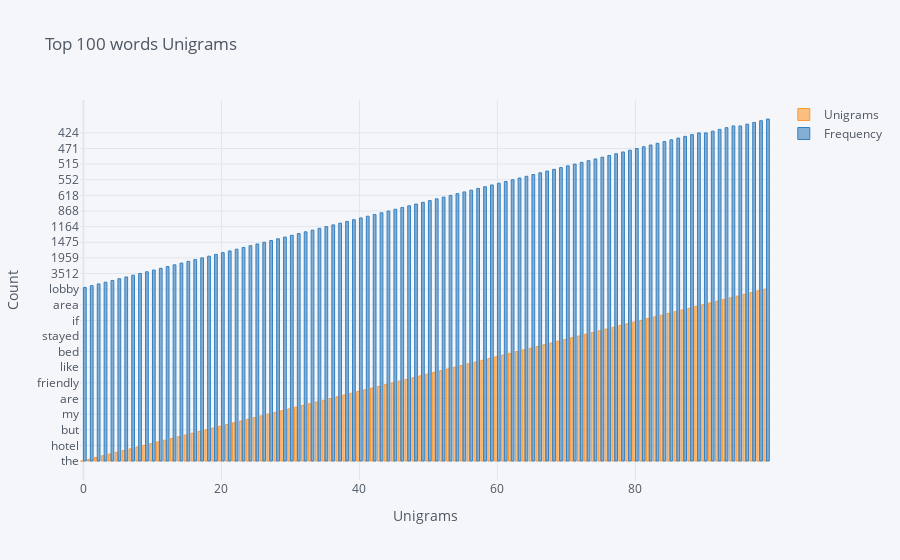

Notebook code for this chart:
### Code cell
df.iplot(kind = 'bar', xTitle = 'Unigrams', yTitle = 'Count', title = 'Top 100 words Unigrams')
df = df.set_index('Unigrams')

### Figure 1 — Plotly figure (JSON) as saved in the notebook; plotly's stock layout.template omitted (floating-point values rounded to 4 significant figures)
{"data": [{"marker": {"color": "rgba(255, 153, 51, 0.6)", "line": {"color": "rgba(255, 153, 51, 1.0)", "width": 1}}, "name": "Unigrams", "orientation": "v", "text": "", "type": "bar", "x": [0, 1, 2, 3, 4, 5, 6, 7, 8, 9, 10, 11, 12, 13, 14, 15, 16, 17, 18, 19, 20, 21, 22, 23, 24, 25, 26, 27, 28, 29, 30, 31, 32, 33, 34, 35, 36, 37, 38, 39, 40, 41, 42, 43, 44, 45, 46, 47, 48, 49, 50, 51, 52, 53, 54, 55, 56, 57, 58, 59, 60, 61, 62, 63, 64, 65, 66, 67, 68, 69, 70, 71, 72, 73, 74, 75, 76, 77, 78, 79, 80, 81, 82, 83, 84, 85, 86, 87, 88, 89, 90, 91, 92, 93, 94, 95, 96, 97, 98, 99], "y": ["the", "read", "and", "was", "to", "more", "less", "in", "room", "hotel", "we", "for", "it", "is", "of", "very", "not", "were", "but", "staff", "at", "great", "that", "with", "had", "on", "this", "my", "location", "clean", "stay", "nice", "there", "they", "our", "you", "are", "rooms", "so", "have", "good", "no", "from", "be", "all", "friendly", "would", "as", "check", "when", "out", "service", "time", "night", "like", "only", "us", "an", "parking", "one", "small", "desk", "again", "bed", "me", "pool", "front", "disney", "close", "property", "get", "here", "stayed", "new", "just", "up", "helpful", "comfortable", "didn", "which", "or", "if", "day", "will", "could", "place", "did", "bathroom", "resort", "breakfast", "area", "also", "everything", "back", "about", "really", "well", "by", "after", "lobby"]}, {"marker": {"color": "rgba(55, 128, 191, 0.6)", "line": {"color": "rgba(55, 128, 191, 1.0)", "width": 1}}, "name": "Frequency", "orientation": "v", "text": "", "type": "bar", "x": [0, 1, 2, 3, 4, 5, 6, 7, 8, 9, 10, 11, 12, 13, 14, 15, 16, 17, 18, 19, 20, 21, 22, 23, 24, 25, 26, 27, 28, 29, 30, 31, 32, 33, 34, 35, 36, 37, 38, 39, 40, 41, 42, 43, 44, 45, 46, 47, 48, 49, 50, 51, 52, 53, 54, 55, 56, 57, 58, 59, 60, 61, 62, 63, 64, 65, 66, 67, 68, 69, 70, 71, 72, 73, 74, 75, 76, 77, 78, 79, 80, 81, 82, 83, 84, 85, 86, 87, 88, 89, 90, 91, 92, 93, 94, 95, 96, 97, 98, 99], "y": [14254, 10636, 8631, 7133, 6725, 5653, 5358, 3920, 3512, 3006, 3000, 2938, 2803, 2654, 2605, 2431, 1996, 1959, 1801, 1798, 1727, 1637, 1598, 1522, 1519, 1500, 1475, 1407, 1381, 1367, 1313, 1255, 1250, 1232, 1229, 1164, 1124, 1116, 1026, 992, 977, 972, 971, 888, 868, 794, 766, 765, 734, 729, 708, 659, 624, 618, 609, 604, 599, 594, 589, 585, 570, 567, 552, 541, 539, 537, 533, 527, 526, 521, 520, 515, 510, 502, 498, 489, 485, 480, 474, 473, 471, 469, 459, 457, 452, 447, 439, 434, 433, 424, 424, 423, 409, 404, 389, 389, 363, 357, 353, 345]}], "layout": {"legend": {"bgcolor": "#F5F6F9", "font": {"color": "#4D5663"}}, "paper_bgcolor": "#F5F6F9", "plot_bgcolor": "#F5F6F9", "title": {"font": {"color": "#4D5663"}, "text": "Top 100 words Unigrams"}, "xaxis": {"gridcolor": "#E1E5ED", "showgrid": true, "tickfont": {"color": "#4D5663"}, "title": {"font": {"color": "#4D5663"}, "text": "Unigrams"}, "zerolinecolor": "#E1E5ED"}, "yaxis": {"gridcolor": "#E1E5ED", "showgrid": true, "tickfont": {"color": "#4D5663"}, "title": {"font": {"color": "#4D5663"}, "text": "Count"}, "zerolinecolor": "#E1E5ED"}}}
